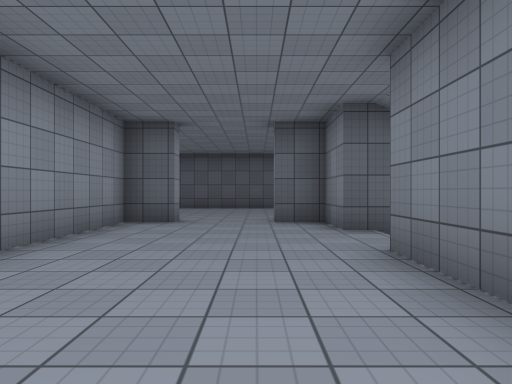
View 1 (above)

12 first-person views from a walk through a scene from a Unity 3-D project. The camera is 1.2 m above the floor, looks level and sees 70° across. The floor is counted in squares, 2 m on a side. Each view is taken from the middle of a square. On the plan, view 1 faces up. The plan holds only what a view shows up to about 10 squares ahead; the rest is blank. The place goes on beyond the plan. Door leaves are left out, so doorways stand open. Surface patterns are stand-ins for the level's own textures.

View 2
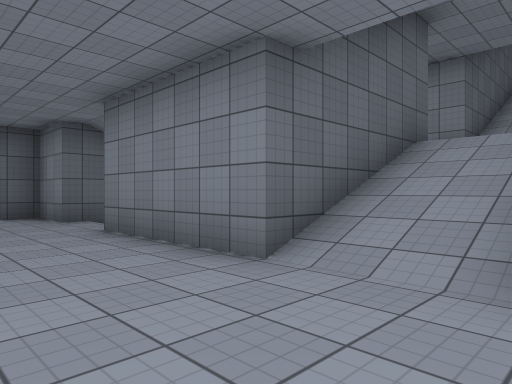

View 3
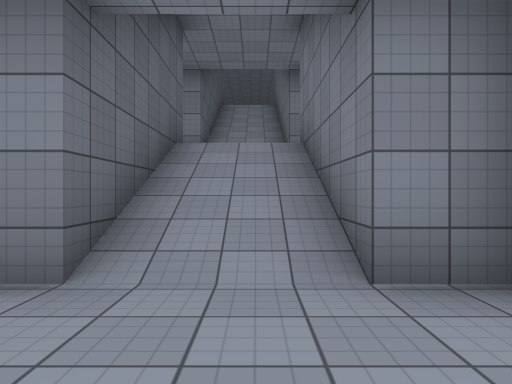

View 4
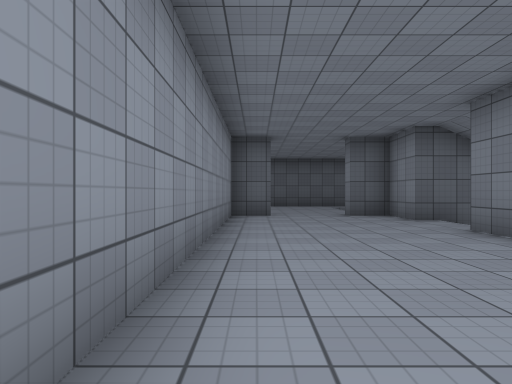

View 5
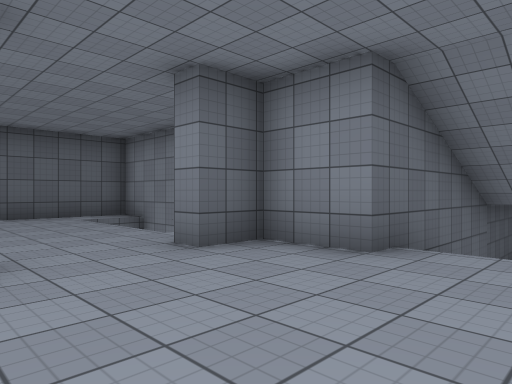

View 6
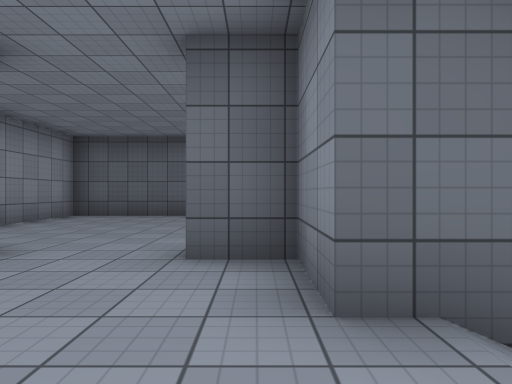

View 7
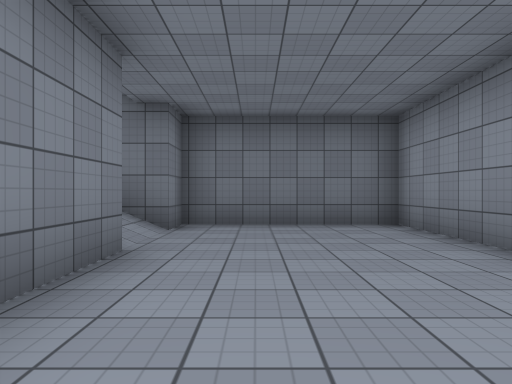

View 8
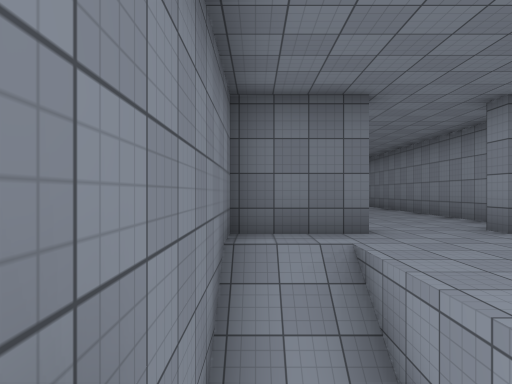

View 9
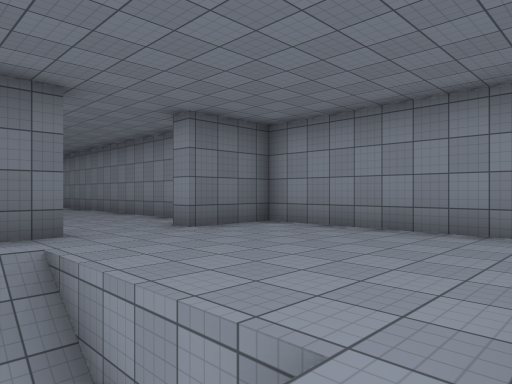

View 10
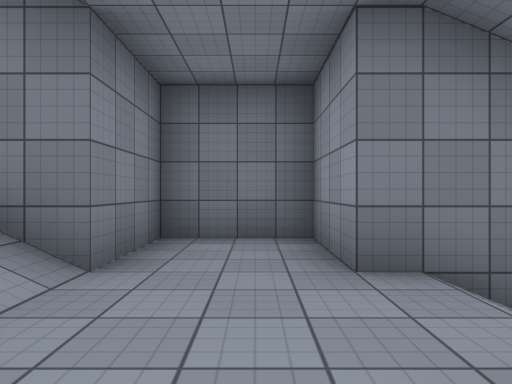

View 11
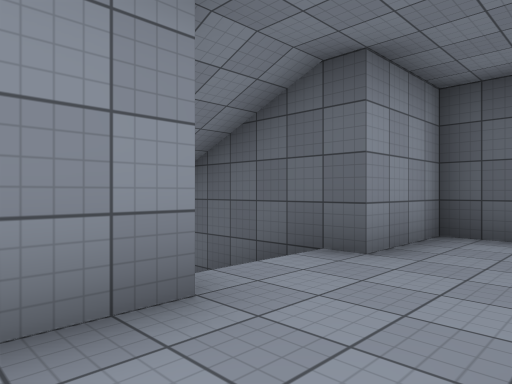

View 12
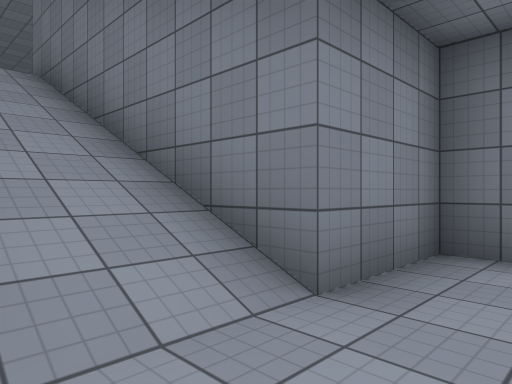

### Floor plan
Key: @ floor where view 1 was taken; # wall or solid block; . main floor; : floor 2.75 m higher than the main floor; - floor 3.25 m lower than the main floor; / step, stairs or slope; D open door.
Columns run from 4 left of view 1 to 13 right of it. Each row starts with its distance up from view 1.
 14 ########
 13 #......#
 12 #....//#
 11 #....#/#
 10 #....#/#
  9 #....//#
  8 #..DD..#
  7 ###DD###    ###
  6  #....####
  5  #....D
  4  #....D
  3  #....#
  2  #....#  ##
  1  #....####:
  0  #..@.///D::D-
 -1  #....///DDD/////D
 -2  #....####DD######
 -3  ######  #::#
 -4          ####

Positions as (right, up) in squares from view 1, and headings:
1: (0, 0), facing up
2: (-1, -2), facing up-right
3: (-1, -1), facing right
4: (-2, -2), facing up
5: (-2, 4), facing up-right
6: (1, 4), facing up
7: (0, 4), facing down
8: (2, 13), facing down
9: (2, 13), facing down-left
10: (6, 1), facing down
11: (7, -3), facing up-left
12: (6, 0), facing down-right
